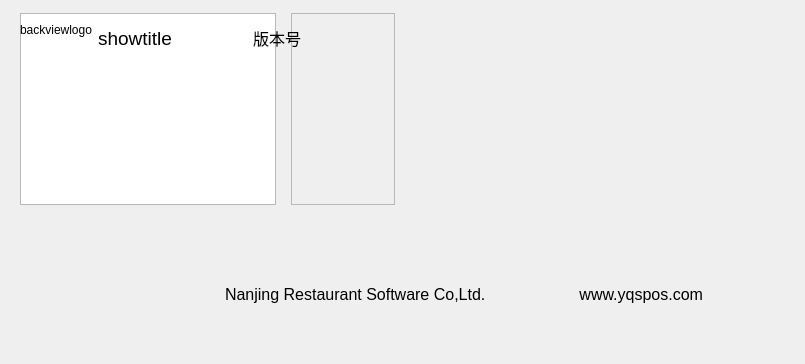
<?xml version="1.0" encoding="UTF-8"?>
<ui version="4.0">
 <class>back_view_dialog</class>
 <widget class="QDialog" name="back_view_dialog">
  <property name="geometry">
   <rect>
    <x>0</x>
    <y>0</y>
    <width>805</width>
    <height>364</height>
   </rect>
  </property>
  <property name="windowTitle">
   <string>Dialog</string>
  </property>
  <widget class="lds_roundeddialog_title_frame" name="widget_3">
   <property name="geometry">
    <rect>
     <x>0</x>
     <y>0</y>
     <width>314</width>
     <height>50</height>
    </rect>
   </property>
   <property name="minimumSize">
    <size>
     <width>0</width>
     <height>50</height>
    </size>
   </property>
   <layout class="QHBoxLayout" name="horizontalLayout_2">
    <property name="leftMargin">
     <number>20</number>
    </property>
    <property name="rightMargin">
     <number>13</number>
    </property>
    <property name="bottomMargin">
     <number>0</number>
    </property>
    <item>
     <widget class="QLabel" name="label">
      <property name="text">
       <string>backviewlogo</string>
      </property>
      <property name="alignment">
       <set>Qt::AlignLeading|Qt::AlignLeft|Qt::AlignVCenter</set>
      </property>
     </widget>
    </item>
    <item>
     <widget class="QLabel" name="label_2">
      <property name="styleSheet">
       <string notr="true">font-size:14pt;</string>
      </property>
      <property name="text">
       <string>showtitle</string>
      </property>
      <property name="alignment">
       <set>Qt::AlignBottom|Qt::AlignLeading|Qt::AlignLeft</set>
      </property>
      <property name="outer_stylesheet" stdset="0">
       <string>label_upon_bg</string>
      </property>
     </widget>
    </item>
    <item>
     <spacer name="horizontalSpacer">
      <property name="orientation">
       <enum>Qt::Horizontal</enum>
      </property>
      <property name="sizeHint" stdset="0">
       <size>
        <width>40</width>
        <height>20</height>
       </size>
      </property>
     </spacer>
    </item>
    <item>
     <widget class="QLabel" name="label_version">
      <property name="styleSheet">
       <string notr="true">font-size:12pt;</string>
      </property>
      <property name="text">
       <string>版本号</string>
      </property>
      <property name="alignment">
       <set>Qt::AlignBottom|Qt::AlignLeading|Qt::AlignLeft</set>
      </property>
      <property name="outer_stylesheet" stdset="0">
       <string>label_upon_bg</string>
      </property>
     </widget>
    </item>
   </layout>
  </widget>
  <widget class="QLabel" name="label_4">
   <property name="geometry">
    <rect>
     <x>0</x>
     <y>50</y>
     <width>797</width>
     <height>2</height>
    </rect>
   </property>
   <property name="minimumSize">
    <size>
     <width>0</width>
     <height>2</height>
    </size>
   </property>
   <property name="maximumSize">
    <size>
     <width>16777215</width>
     <height>2</height>
    </size>
   </property>
   <property name="text">
    <string/>
   </property>
   <property name="outer_stylesheet" stdset="0">
    <string>line_div_h</string>
   </property>
  </widget>
  <widget class="QWidget" name="widget_content" native="true">
   <property name="geometry">
    <rect>
     <x>0</x>
     <y>0</y>
     <width>408</width>
     <height>218</height>
    </rect>
   </property>
   <layout class="QGridLayout" name="gridLayout_2">
    <property name="leftMargin">
     <number>20</number>
    </property>
    <property name="topMargin">
     <number>13</number>
    </property>
    <property name="rightMargin">
     <number>13</number>
    </property>
    <property name="bottomMargin">
     <number>13</number>
    </property>
    <item row="0" column="0">
     <widget class="QFrame" name="frame">
      <property name="styleSheet">
       <string notr="true">QPushButton{
font-size:14pt;
}

</string>
      </property>
      <layout class="QVBoxLayout" name="verticalLayout">
       <property name="spacing">
        <number>2</number>
       </property>
       <property name="leftMargin">
        <number>0</number>
       </property>
       <property name="topMargin">
        <number>0</number>
       </property>
       <property name="bottomMargin">
        <number>0</number>
       </property>
       <item>
        <widget class="ftableview" name="tableView_list"/>
       </item>
      </layout>
     </widget>
    </item>
    <item row="0" column="1">
     <layout class="QGridLayout" name="gridLayout">
      <item row="0" column="0">
       <widget class="QFrame" name="frame_detail">
        <property name="frameShape">
         <enum>QFrame::StyledPanel</enum>
        </property>
        <property name="frameShadow">
         <enum>QFrame::Raised</enum>
        </property>
        <property name="outer_stylesheet" stdset="0">
         <string>frame_backview</string>
        </property>
        <layout class="QVBoxLayout" name="verticalLayout_2">
         <property name="leftMargin">
          <number>10</number>
         </property>
         <property name="topMargin">
          <number>5</number>
         </property>
         <property name="rightMargin">
          <number>10</number>
         </property>
         <property name="bottomMargin">
          <number>5</number>
         </property>
         <item>
          <widget class="QStackedWidget" name="stackedWidget">
           <property name="currentIndex">
            <number>-1</number>
           </property>
          </widget>
         </item>
        </layout>
       </widget>
      </item>
     </layout>
    </item>
   </layout>
  </widget>
  <widget class="QWidget" name="widget_tail" native="true">
   <property name="geometry">
    <rect>
     <x>200</x>
     <y>270</y>
     <width>521</width>
     <height>48</height>
    </rect>
   </property>
   <layout class="QHBoxLayout" name="horizontalLayout" stretch="0,1,0">
    <property name="spacing">
     <number>0</number>
    </property>
    <property name="leftMargin">
     <number>1</number>
    </property>
    <property name="rightMargin">
     <number>1</number>
    </property>
    <item>
     <widget class="QLabel" name="label_5">
      <property name="minimumSize">
       <size>
        <width>0</width>
        <height>30</height>
       </size>
      </property>
      <property name="styleSheet">
       <string notr="true">font-size:12pt;
border:0px;
padding-left:20px;</string>
      </property>
      <property name="text">
       <string>Nanjing Restaurant Software Co,Ltd.</string>
      </property>
      <property name="outer_stylesheet" stdset="0">
       <string>pushbutton_type</string>
      </property>
     </widget>
    </item>
    <item>
     <widget class="QLabel" name="label_7">
      <property name="minimumSize">
       <size>
        <width>0</width>
        <height>30</height>
       </size>
      </property>
      <property name="styleSheet">
       <string notr="true">font-size:12pt;
border:0px;
padding-left:20px;</string>
      </property>
      <property name="text">
       <string/>
      </property>
      <property name="outer_stylesheet" stdset="0">
       <string>pushbutton_type</string>
      </property>
     </widget>
    </item>
    <item>
     <widget class="QLabel" name="label_6">
      <property name="minimumSize">
       <size>
        <width>0</width>
        <height>30</height>
       </size>
      </property>
      <property name="styleSheet">
       <string notr="true">font-size:12pt;
border:0px;
padding-right:13px;</string>
      </property>
      <property name="text">
       <string>www.yqspos.com</string>
      </property>
      <property name="alignment">
       <set>Qt::AlignRight|Qt::AlignTrailing|Qt::AlignVCenter</set>
      </property>
      <property name="outer_stylesheet" stdset="0">
       <string>pushbutton_type</string>
      </property>
     </widget>
    </item>
   </layout>
  </widget>
  <zorder>widget_content</zorder>
  <zorder>widget_tail</zorder>
  <zorder>label_4</zorder>
  <zorder>widget_3</zorder>
  <zorder>label_5</zorder>
  <zorder>label_6</zorder>
 </widget>
 <customwidgets>
  <customwidget>
   <class>ftableview</class>
   <extends>QTableView</extends>
   <header>ftableview.h</header>
  </customwidget>
  <customwidget>
   <class>lds_roundeddialog_title_frame</class>
   <extends>QFrame</extends>
   <header>lds_roundeddialog_title_frame.h</header>
   <container>1</container>
  </customwidget>
 </customwidgets>
 <resources/>
 <connections/>
</ui>
